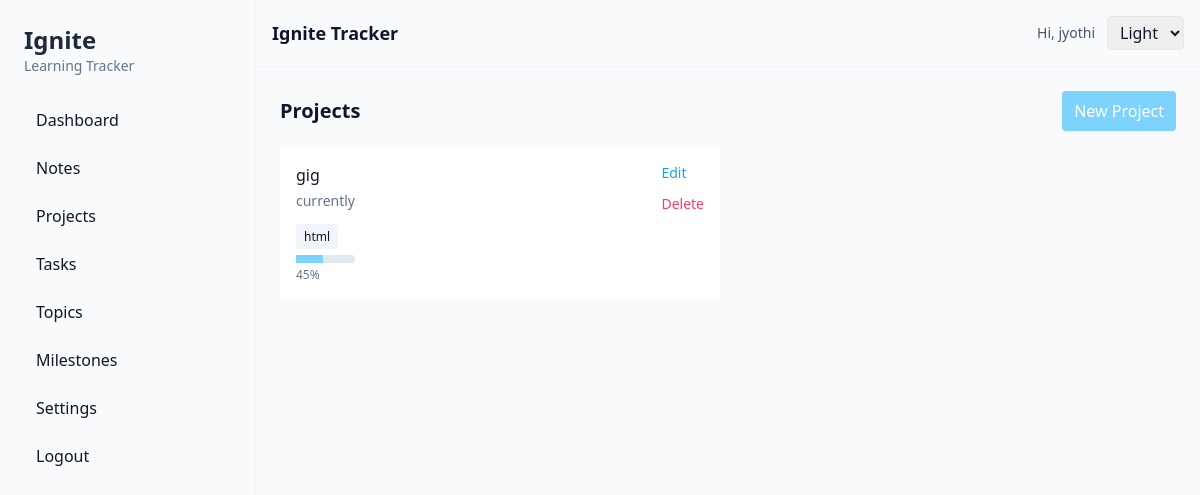
Page /projects/ (signed in) on the committed database.
### tracker/models.py (models this page shows, shortened)
class Project(models.Model):
    user = models.ForeignKey(settings.AUTH_USER_MODEL, on_delete=models.CASCADE, related_name='projects')
    title = models.CharField(max_length=200)
    description = models.TextField(blank=True)
    tech_stack = models.CharField(max_length=300, blank=True, help_text='Comma-separated')
    progress = models.PositiveSmallIntegerField(default=0)
    demo_url = models.URLField(blank=True)
    repo_url = models.URLField(blank=True)
    deadline = models.DateField(null=True, blank=True)
    created_at = models.DateTimeField(auto_now_add=True)
    def tech_list(self):
        return [t.strip() for t in self.tech_stack.split(',') if t.strip()]

### tracker/views.py (the view)
# urls.py: path('projects/', views.ProjectListView.as_view(), name='projects_list'),
class ProjectListView(LoginRequiredMixin, generic.ListView):
    model = Project
    template_name = 'tracker/projects_list.html'
    context_object_name = 'projects'
    def get_queryset(self):
        return Project.objects.filter(user=self.request.user).order_by('-created_at')

### templates/tracker/projects_list.html (shortened to what this page needs)
{% extends "base.html" %}
{% block content %}
<div class="flex items-center justify-between mb-4">
  <h2 class="text-xl font-semibold">Projects</h2>
  <div class="flex gap-2">
    <a href="{% url 'tracker:project_create' %}" class="px-3 py-2 bg-sky-300 text-white rounded">New Project</a>
  </div>
</div>
<div class="grid grid-cols-1 md:grid-cols-2 gap-4">
  {% for p in projects %}
    <div class="p-4 bg-white dark:bg-slate-800 rounded">
      <div class="flex justify-between">
        <div>
          <div class="font-medium">{{ p.title }}</div>
          <div class="text-sm text-slate-500 mt-1">{{ p.description|truncatechars:120 }}</div>
          <div class="mt-3">
            {% for t in p.tech_list %}
              <span class="text-xs px-2 py-1 bg-slate-100 rounded mr-1">{{ t }}</span>
            {% endfor %}
            <div class="mt-2 w-full h-2 bg-slate-200 rounded">
              <div style="width:{{ p.progress }}%" class="h-full bg-sky-300"></div>
            </div>
            <div class="text-xs text-slate-500 mt-1">{{ p.progress }}%</div>
          </div>
        </div>
        <div class="flex flex-col gap-2">
          <a href="{% url 'tracker:project_edit' p.pk %}" class="text-sm text-sky-500">Edit</a>
          <form method="post" action="{% url 'tracker:project_delete' p.pk %}">
            <button class="text-sm text-rose-500">Delete</button>
          </form>
        </div>
      </div>
    </div>
  {% empty %}
    <div class="text-slate-500">No projects yet.</div>
  {% endfor %}
</div>
{% endblock %}

### templates/base.html (shortened to what this page needs)
<!doctype html>
<html lang="en">
  <head>
    <script src="https://cdn.tailwindcss.com"></script>
  </head>
  <body class="antialiased bg-slate-50 text-slate-900 {% if request.session.theme == 'dark' %}dark{% endif %}">
    <div class="min-h-screen flex">
      <aside class="w-64 p-6 border-r border-slate-100 hidden md:block">
        <a href="{% url 'tracker:dashboard' %}" class="block mb-6">
          <h1 class="text-2xl font-bold text-slate-800">Ignite</h1>
          <p class="text-sm text-slate-500">Learning Tracker</p>
        </a>
        {% if user.is_authenticated %}
        <nav class="space-y-2">
          <a href="{% url 'tracker:dashboard' %}" class="flex items-center gap-3 px-3 py-2 rounded-md hover:bg-slate-100">
            Dashboard
          </a>
          <a href="{% url 'tracker:notes_list' %}" class="flex items-center gap-3 px-3 py-2 rounded-md hover:bg-slate-100">Notes</a>
          <a href="{% url 'tracker:projects_list' %}" class="flex items-center gap-3 px-3 py-2 rounded-md hover:bg-slate-100">Projects</a>
          <a href="{% url 'tracker:tasks' %}" class="flex items-center gap-3 px-3 py-2 rounded-md hover:bg-slate-100">Tasks</a>
          <a href="{% url 'tracker:topics_list' %}" class="flex items-center gap-3 px-3 py-2 rounded-md hover:bg-slate-100">Topics</a>
          <a href="{% url 'tracker:milestones_list' %}" class="flex items-center gap-3 px-3 py-2 rounded-md hover:bg-slate-100">Milestones</a>
          <a href="{% url 'tracker:settings' %}" class="flex items-center gap-3 px-3 py-2 rounded-md hover:bg-slate-100">Settings</a>
          <a href="{% url 'logout' %}" class="flex items-center gap-3 px-3 py-2 rounded-md hover:bg-slate-100">Logout</a>
        </nav>
        {% else %}
        <nav>
          <a href="{% url 'login' %}" class="block px-3 py-2 rounded-md hover:bg-slate-100">Login</a>
          <a href="{% url 'register' %}" class="block px-3 py-2 rounded-md hover:bg-slate-100">Register</a>
        </nav>
        {% endif %}
      </aside>
      <div class="flex-1">
        <header class="flex items-center justify-between p-4 border-b border-slate-100">
          <div>
            <span class="text-lg font-semibold">Ignite Tracker</span>
          </div>
          <div class="flex items-center gap-3">
            {% if user.is_authenticated %}
              <span class="text-sm text-slate-600">Hi, {{ user.username }}</span>
            {% endif %}
            <form method="post" action="{% url 'tracker:settings' %}">
              <select name="theme" onchange="this.form.submit()" class="border rounded px-2 py-1">
                <option value="light" {% if request.session.theme == 'light' %}selected{% endif %}>Light</option>
              </select>
            </form>
          </div>
        </header>
        <main class="p-6">
          <div class="max-w-6xl mx-auto">
            {% block content %}{% endblock %}
          </div>
        </main>
      </div>
    </div>
  </body>
</html>

### rows in the picture
Project: title "gig", description "currently", tech_list "html", progress "45"

### other values in the picture
{{ user.username }} "jyothi"
